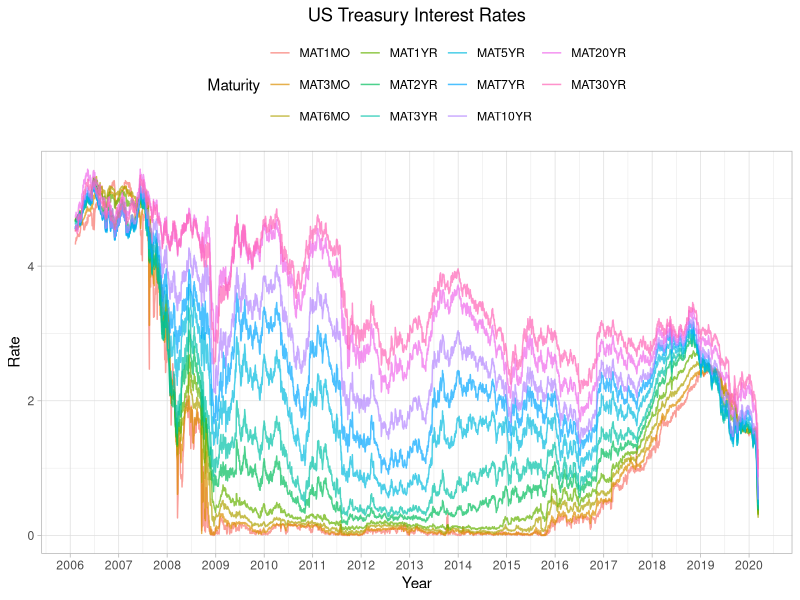
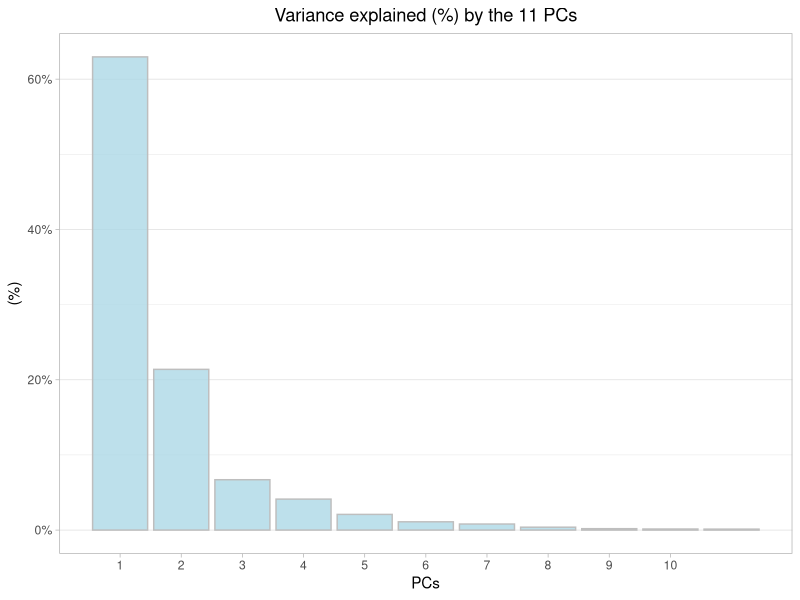
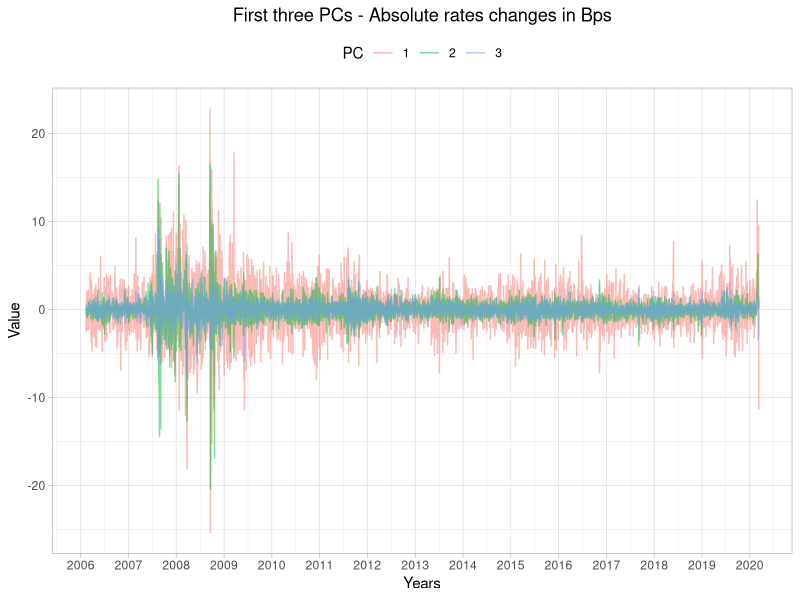
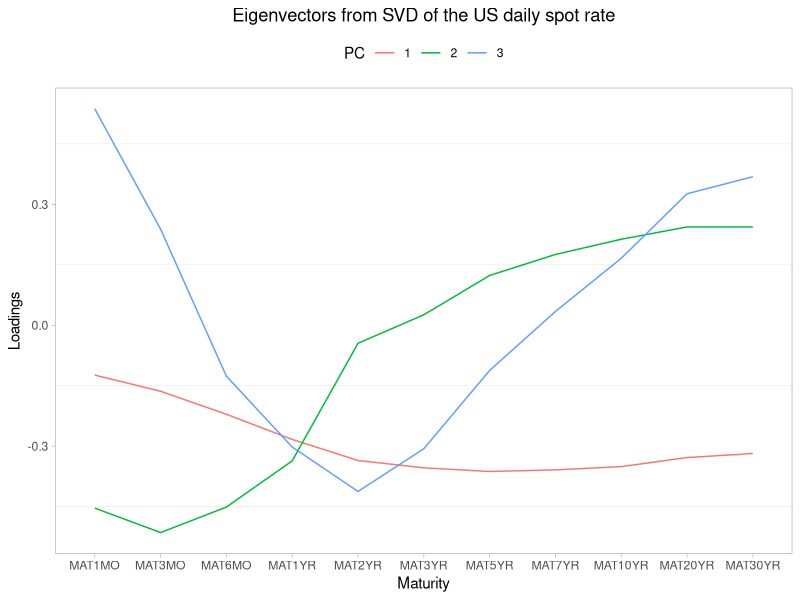
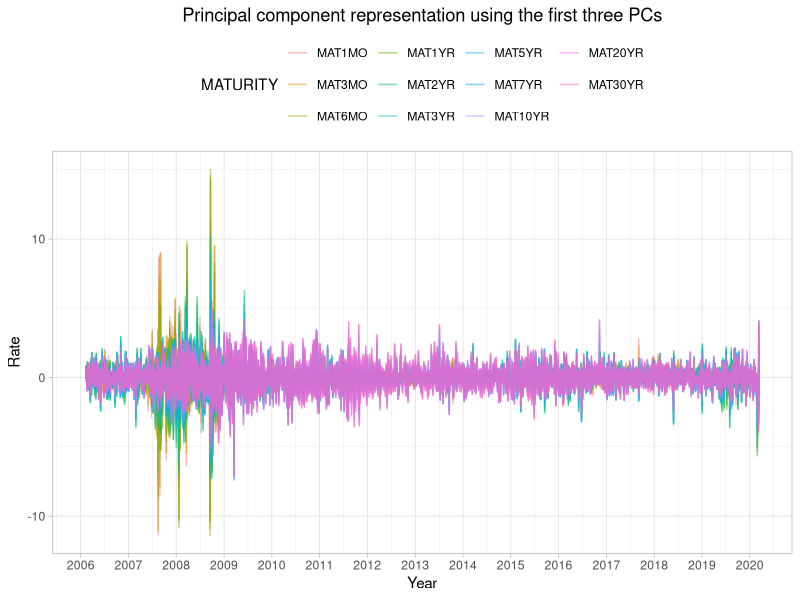
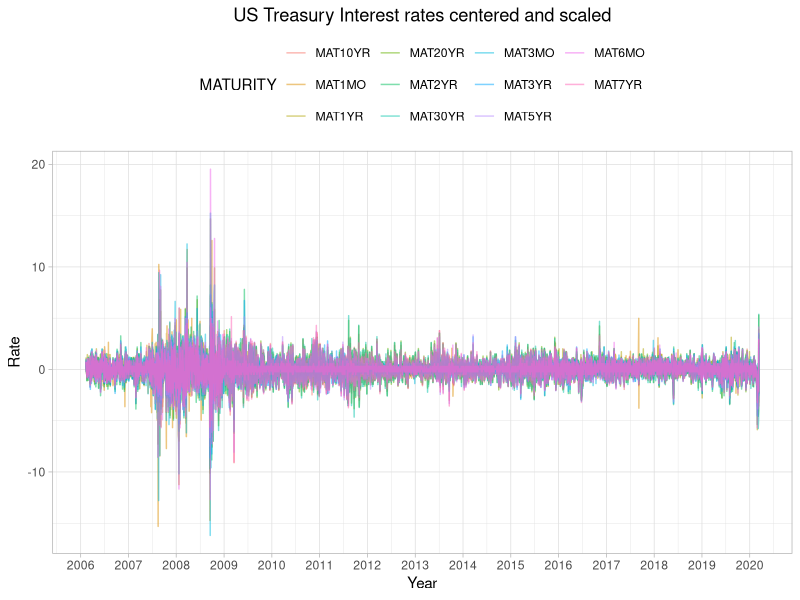

Reproduce these figures in R, in order. (Note: a time limit stopped this script after it produced the figures.)
# PACKAGES
library(tidyverse)
library(lubridate)
library(broom)
library(lattice)

#### US TREASURY ####
mat <- c("MAT1MO","MAT3MO","MAT6MO","MAT1YR","MAT2YR",
         "MAT3YR","MAT5YR","MAT7YR","MAT10YR","MAT20YR","MAT30YR")

rates <- read_csv("data/USTREASURY.csv") %>% 
  filter(DATE <= "2020-03-10") %>% 
  mutate(DATE = ymd(DATE))

rates %>% 
  pivot_longer(cols = where(is.numeric), 
               names_to = "Maturity", values_to = "RATE") %>% 
  mutate(Maturity = factor(Maturity,
                           levels = mat)) %>%
  ggplot(aes(x = DATE, y = RATE, group = Maturity, colour = Maturity)) +
  geom_line(alpha = 0.7) +
  theme_light() + 
  theme(plot.title = element_text(hjust = 0.5),
        legend.position = "top") +
  scale_x_date(date_breaks = "1 year", date_labels = "%Y") +
  labs(title = "US Treasury Interest Rates",
       x = "Year",
       y = "Rate")
# ggsave("us-treasury-yields.png", path = "plots", 
#        device = "png", dpi = 320, height = 210, width = 297, units = "mm")

## INTEREST RATES CHANGES IN BASIS POINTS ##
ratesChangesBps <- rates %>% 
  mutate(across(where(is.numeric), ~ (.x - lag(.x, n = 1))*100))

## CENTER and SCALE, SINCE SVD IS USED IN PRCOMP ##
pca <- ratesChangesBps %>% 
  select(where(is.numeric)) %>% 
  slice(2:nrow(rates)) %>% 
  mutate(across(.cols = everything(), .fns = ~ (. - mean(.))/sd(.))) %>% 
  prcomp()

# Check centering and scaling
ratesChangesBps %>% 
  select(where(is.numeric)) %>% 
  slice(2:nrow(rates)) %>% 
  mutate(across(.cols = everything(), .fns = ~ (. - mean(.))/sd(.)),
         DATE = rates$DATE[-1]) %>% 
  pivot_longer(cols = !DATE, names_to = "MATURITY", values_to = "RATES") %>%
  select(!DATE) %>% 
  group_by(MATURITY) %>% 
  summarise(count = n(), mean = round(mean(RATES), 3), sd = round(sd(RATES), 2))

#### EIGENVALUES ####
pca %>% 
  tidy(matrix = "eigenvalues") %>% 
  ggplot(aes(x = PC, y = percent)) +
  geom_col(fill = "lightblue", colour = "grey", alpha = 0.8) +
  scale_x_continuous(breaks = 1:10) +
  scale_y_continuous(labels = scales::percent_format()) +
  theme_light() +
  theme(panel.grid.major.x = element_blank(),
        panel.grid.minor.x = element_blank(),
        plot.title = element_text(hjust = 0.5)) +
  labs(x = "PCs",
       y = "(%)",
       title = "Variance explained (%) by the 11 PCs")
# ggsave("variance-explained-eigenvalues.png", path = "plots", device = "png", 
#        dpi = 320, height = 210, width = 297, units = "mm")

# GRAPH FIRST 3 PCS
pca %>% 
  tidy(matrix = "scores") %>% 
  arrange(PC) %>% 
  mutate(row = rep(rates$DATE[-1], 11),
         PC = factor(PC)) %>% 
  rename(DATE = row) %>% 
  filter(PC %in% c(1,2,3)) %>% 
  ggplot(aes(x = DATE, y = value, fill = PC, colour = PC)) +
  geom_line(alpha = 0.5) +
  theme_light() +
  theme(plot.title = element_text(hjust = 0.5),
        legend.position = "top") +
  scale_x_date(date_breaks = "1 year", date_labels = "%Y") +
  labs(title = "First three PCs - Absolute rates changes in Bps",
       x = "Years",
       y = "Value")
# ggsave("three-pcs.png", path = "plots", 
#        device = "png", dpi = 320, height = 210, width = 297, units = "mm")

#### EIGENVECTORS ####
pca %>% 
  tidy(matrix = "loadings") %>% 
  arrange(PC) %>% 
  mutate(column = rep(mat, 11),
         PC = factor(PC)) %>% 
  rename(MATURITY = column) %>% 
  filter(PC %in% c(1, 2, 3)) %>% 
  ggplot(aes(x = MATURITY, y = value, colour = PC, group = PC)) +
  geom_line() +
  labs(x = "Maturity",
       y = "Loadings",
       title = "Eigenvectors from SVD of the US daily spot rate") +
  scale_x_discrete(limits = mat) +
  theme_light() +
  theme(panel.grid.major = element_blank(),
        plot.title = element_text(hjust = 0.5),
        legend.position = "top")
# ggsave("three-eigenvectors.png", path = "plots",
#        device = "png", dpi = 320, height = 210, width = 297, units="mm")

#### PCA REPRESENTATION ####

# First three eigenvectors
eigenvectors <- pca %>% 
  tidy(matrix = "loadings") %>% 
  arrange(PC) %>% 
  mutate(column = rep(colnames(rates)[-1], 11)) %>% 
  pivot_wider(names_from = "PC", names_prefix = "PC", values_from = "value") %>% 
  select(PC1, PC2, PC3)

# First three principal components
prComponents <- pca %>% 
  tidy(matrix = "scores") %>% 
  arrange(PC) %>% 
  mutate(row = rep(rates$DATE[-1], 11)) %>% 
  pivot_wider(names_from = "PC", names_prefix = "PC", values_from = "value") %>% 
  select(PC1, PC2, PC3)

# Principal component representation using the first three components
prRepresentation <- as.matrix(prComponents)%*%t(as.matrix(eigenvectors)) %>% 
  as_tibble(.name_repair = ~ mat) %>% 
  mutate(DATE = rates$DATE[-1]) %>% 
  relocate(DATE, .before = everything())

prRepresentation %>% 
  pivot_longer(cols = !DATE, names_to = "MATURITY", values_to = "RATE") %>% 
  mutate(MATURITY = factor(MATURITY, 
                           levels = mat)) %>% 
  ggplot(aes(x = DATE, y = RATE, colour = MATURITY, group = MATURITY)) +
  geom_line(alpha = 0.5) +
  theme_light() + 
  theme(plot.title = element_text(hjust = 0.5),
        legend.position = "top") +
  scale_x_date(date_breaks = "1 year", date_labels = "%Y") +
  labs(title = "Principal component representation using the first three PCs",
       x = "Year",
       y = "Rate")
# ggsave("pca-representation.png", path = "plots", 
#        device = "png", dpi = 320, height = 210, width = 297, units="mm")

ratesChangesBpsScaled <- ratesChangesBps %>% 
  select(where(is.numeric)) %>% 
  slice(2:nrow(rates)) %>% 
  mutate(across(.cols = everything(), .fns = ~ (. - mean(.))/sd(.)),
         DATE = rates$DATE[-1]) %>% 
  relocate(DATE, .before = everything()) 

ratesChangesBpsScaled %>% 
  pivot_longer(cols = !DATE, names_to = "MATURITY", values_to = "RATE") %>% 
  ggplot(aes(x = DATE, y = RATE, colour = MATURITY, group = MATURITY)) +
  geom_line(alpha = 0.5) +
  theme_light() + 
  theme(plot.title = element_text(hjust = 0.5),
        legend.position = "top") +
  scale_x_date(date_breaks = "1 year", date_labels = "%Y") +
  labs(title = "US Treasury Interest rates centered and scaled",
       x = "Year",
       y = "Rate")
# ggsave("us-treasury-centeres-scaled.png", path = "plots", 
#        device = "png", dpi = 320, height = 210, width = 297, units="mm")

#### COMPARISON CORRELATION MATRICES ####

# Correlation matrix representation
corrRepres <- prRepresentation %>% 
  select(where(is.numeric)) %>% 
  cor()

# Correlation matrix 
corrActual <- ratesChangesBpsScaled %>% 
  select(where(is.numeric)) %>% 
  cor()

round(abs(corrRepres - corrActual), 2)

#### PCA ON WINDOWS ####
# We investigate the persistence of the fundamental structure:
# parallel shift, tilt, curvature
us_rates <- read_csv("data/USTREASURY.csv")
window <- (nrow(us_rates) - 2)/6

# prcomp function on numeric variables
principalComp <- function(df) {
  df = select(df, where(is.numeric))
  pca = prcomp(df, scale = FALSE)
}

pca_windows <- us_rates %>% 
  mutate(across(where(is.numeric), ~ (.x - lag(.x, n = 1))*100)) %>% 
  slice(-c(1,2)) %>% 
  mutate(across(.cols = everything(), .fns = ~ (. - mean(.))/sd(.)),
         DATE = us_rates$DATE[-c(1,2)]) %>% 
  mutate(WINDOW = unlist(map(c("A","B","C","D","E","F"), ~ rep(., window)))) %>% 
  group_by(WINDOW) %>% 
  nest() %>% 
  mutate(pca = map(data, principalComp),
         eigenvalues = map(pca, ~ tidy(.x, matrix = "eigenvalues")),
         eigenvectors = map(pca, ~ tidy(.x, matrix = "loadings")),
         pcomponents = map(pca, ~ tidy(.x, matrix = "scores")))
  
# PLOTS WINDOWS
pca_windows <- pca_windows %>% 
  mutate(plt_eigenval = map2(eigenvalues, data, ~ ggplot(.x, aes(.x$PC, .x$percent)) +
                            geom_col(fill = "lightblue", colour = "grey", alpha = 0.8) +
                            scale_x_continuous(breaks = 1:11) +
                            scale_y_continuous(labels = scales::percent_format()) +
                            theme_light() +
                            theme(panel.grid.major.x = element_blank(),
                                  panel.grid.minor.x = element_blank(),
                                  plot.title = element_text(hjust = 0.5),
                                  plot.subtitle = element_text(hjust = 0.5)) +
                            labs(x = "PCs", y = "(%)",
                                 title = "Variance explained (%) by the 11 PCs",
                                 subtitle = str_c("from", 
                                                  as.character(.y$DATE[1]),
                                                  "to",
                                                  as.character(.y$DATE[nrow(.y)]),
                                                  sep = " "))),
         plt_eigenvec = map2(eigenvectors, data, ~ dplyr::arrange(.x, .x$PC) %>% 
                               mutate(column = rep(unique(column), 11),
                                      PC = factor(PC)) %>% 
                               filter(PC %in% c(1,2,3)) %>% 
                               ggplot(aes(x = column, y = value, 
                                          colour = PC, group = PC)) +
                               geom_line() +
                               labs(x = "Maturity",
                                    y = "Loadings",
                                    title = "Eigenvectors of the US daily spot rate (SVD)",
                                    subtitle = str_c("from",
                                                     as.character(.y$DATE[1]),
                                                     "to",
                                                     as.character(.y$DATE[nrow(.y)]),
                                                     sep = " ")) +
                               scale_x_discrete(limits = unique(.x$column)) +
                               theme_light() +
                               theme(panel.grid.major = element_blank(),
                                     plot.title = element_text(hjust = 0.5),
                                     plot.subtitle = element_text(hjust = 0.5),
                                     legend.position = "top")))

#### BOOTSTRAP ####
# Start from data TS: Absolute changes in basis points
# We create 10.000 bootstrap samples each made of 582 obs.
# Ratio 1/6 = 582/3520

boot_rates <- us_rates %>% 
  mutate(across(where(is.numeric), ~ (.x - lag(.x, n = 1))*100)) %>% 
  slice(-1) %>% 
  mutate(across(.cols = everything(), .fns = ~ (. - mean(.))/sd(.)),
         DATE = us_rates$DATE[-1]) %>% 
  filter(DATE <= "2020-03-10")

set.seed(1234)
reps <- 10000
boot_samples <- 
  tibble(sample_id = 1:reps,
         samples = map(1:reps, ~ slice_sample(boot_rates, prop = 1/6, 
                                              replace = T))) %>% 
  group_by(sample_id) 

pca_boot <- boot_samples %>% 
  mutate(pca = map(samples, principalComp),
         eigenvalues = map(pca, ~ tidy(.x, matrix = "eigenvalues")),
         eigenvectors = map(pca, ~ tidy(.x, matrix = "loadings")))

##### BOOT: DENSITIES EIGENVECTORS ####
pca_boot %>% 
  select(eigenvalues) %>% 
  unnest(cols = "eigenvalues") %>% 
  mutate(PC = as.character(PC)) %>% 
  filter(PC %in% c(1,2,3)) %>% 
  ggplot(aes(x = std.dev, y = ..density.., fill = PC)) +
  geom_histogram(bins = 100) +
  geom_density(size = 0.5, colour = "grey60") +
  facet_grid(PC ~ .) +
  theme_light() +
  guides(fill = guide_legend(title = NULL)) +
  theme(legend.position="top",
        plot.title = element_text(hjust = 0.5),
        strip.text.y = element_blank()) +
  labs(title = "Eigenvalues Bootstrap Estimates",
       x = expression(lambda))
# ggsave("densities-bootstrap-eigenvalues.png", path = "plots",
#        device = "png", dpi = 320, height = 210, width = 210, units="mm")

#### BOOT: BOX PLOT EIGENVECTORS ####
pca_boot %>% 
  ungroup() %>% 
  select(eigenvalues) %>% 
  unnest(cols = "eigenvalues") %>% 
  mutate(PC = factor(PC)) %>% 
  filter(PC %in% c(1,2,3)) %>% 
  ggplot(aes(x = PC, y = std.dev)) + 
  geom_boxplot(outlier.shape = 21) + 
  theme_light() +
  theme(axis.title.x = element_blank(), 
        axis.title.y = element_blank(), 
        plot.title = element_text(hjust = 0.5)) +
  scale_x_discrete(labels = c(expression(lambda[1]),
                              expression(lambda[2]),
                              expression(lambda[3]))) +
  labs(title = "Eigenvalues Bootstrap Estimates, Num of reps. = 10.000, Prop = 1/6")
# ggsave("box-plots-bootstrap-eigenvalues.png", path = "plots",
#        device = "png", dpi = 320, height = 210, width = 210, units="mm")

#### BOOT: DENSITY VARIANCE EXPLAINED ####
# TABLE
pca_boot %>% 
  ungroup() %>% 
  select(eigenvalues) %>% 
  unnest(cols = "eigenvalues") %>% 
  select(PC, cumulative) %>% 
  filter(PC == 3) %>% 
  summary()

# PLOT
pca_boot %>% 
  ungroup() %>% 
  select(eigenvalues) %>% 
  unnest(cols = "eigenvalues") %>% 
  select(PC, cumulative) %>% 
  filter(PC == 3) %>% 
  ggplot(aes(x = cumulative, y = ..density..)) + 
  geom_histogram(bins = 50, colour = "grey60", fill = "lightblue") +
  geom_density() +
  theme_light() +
  theme(plot.title = element_text(hjust = 0.5)) +
  labs(title = "Variance Explained by the first three PCs on 10.000 Bootstrap samples",
       x = expression((lambda[1]+lambda[2]+lambda[3])/(lambda[1]+lambda[2]+...+lambda[11])))
# ggsave("density-var-explained.png", path = "plots",device = "png", dpi = 320, 
#        height = 210, width = 210, units = "mm")


##### BOOT: LOADINGS ####
pca_boot %>% 
  ungroup() %>% 
  select(eigenvectors) %>% 
  unnest(cols = "eigenvectors") %>% 
  arrange(PC) %>% 
  mutate(column = rep(mat, 11*reps)) %>% 
  filter(PC %in% c(1, 2, 3)) %>% 
  mutate(PC = factor(PC, labels = c("w1", "w2", "w3"))) %>% 
  ggplot(aes(x = value, fill = PC, group = PC)) + 
  geom_histogram(bins = 300) + 
  facet_grid(column ~ PC) +
  theme_light() +
  guides(fill = FALSE) +
  scale_y_continuous(breaks = c(0, 500, 1000)) +
  theme(panel.grid.minor = element_blank(),
        strip.background = element_rect(fill = "#eeeeee", colour = "grey"),
        strip.text = element_text(colour = "black"),
        plot.title = element_text(hjust = 0.5)) +
  labs(x = "Value of the Loadings", y = "Frequency",
       title = "Histogram of the estimated first three eigenvectors loadings\n obtained from 10000 boostrap samples")
# ggsave("bootstrap-loadings.png", path = "plots",
#        device = "png", dpi = 320, height=297, width=210, units = "mm")
